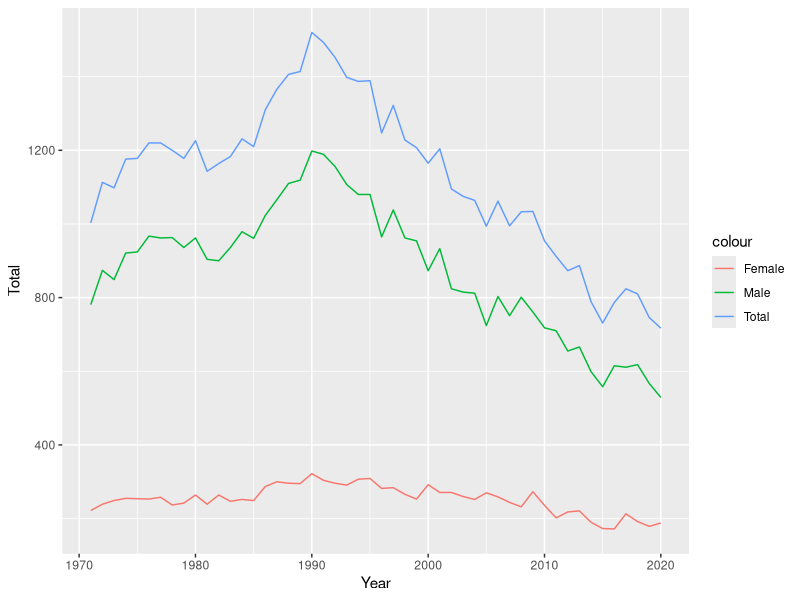
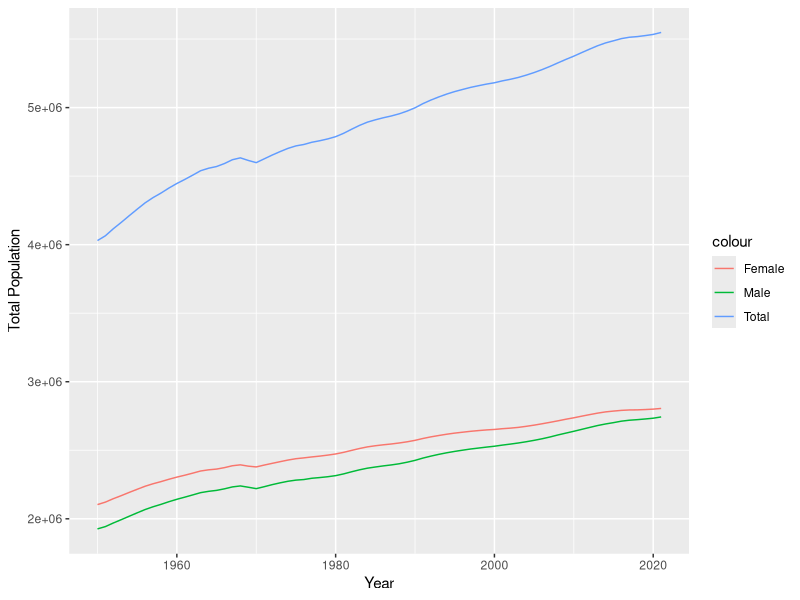
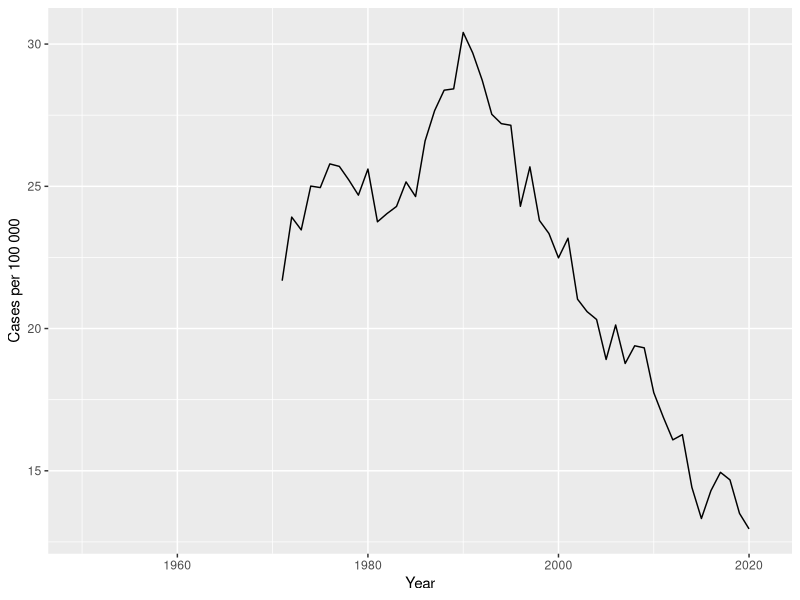

These charts were generated, in order, by the following R code:
## ---- chunk 1
knitr::opts_chunk$set(
	echo = FALSE,
	message = FALSE,
	warning = FALSE
)
## ---- chunk 2
library(lubridate)
library(dplyr)
library(readr)
library(data.table)
library(tidyverse)
## ---- chunk 3
# data import
d.suicides_monthly <- read_csv("Data/suicides_monthly.csv") # suicides per month 1971 - 2021
d.bankruptcy <- read_csv("Data/bankruptcy.csv") # bankruptcies per month 1986 - 2020
d.employment <- read_csv("Data/employment.csv") # Yearly Employment statistics 1987 - 2000
d.livingcosts <- read_csv("Data/livingcosts.csv") #living costs per month 1951- Aug 2022
d.trips_abroad <- read_csv("Data/trips_abroad.csv") #trips abroad per month 2012 - April 2022
d.average_earnings <- read_csv("Data/average_earnings.csv") # average earnings by 1/4 year 2000 - 2021
d.unemployment_duration <- read_csv("Data/unemployment_duration.csv") # unemployment duration per month 2006 - Aug 2022


## ---- chunk 4

#remove columns with redundant information
d.suicides_monthly$`Underlying cause of death (time series classification)` <- NULL

#add total of suicides by adding male and female suicide

d.suicides_monthly$Total_deaths <- d.suicides_monthly$`Males Deaths`+d.suicides_monthly$`Females Deaths`


#merge multiple datasets into one major (resolution monthly data)
#Merging by month for the bankruptcy, costofliving(indexed), duration of 
#unemployment and amount of TripsAbroad


d.s_month <- list(d.suicides_monthly, d.bankruptcy, d.livingcosts, d.unemployment_duration, d.trips_abroad ) %>% reduce(full_join, by= "Month")


 # Plots - erst später mit Kontext - zuerst nur deskriptive Statistiken
# plot(d.suicide_bankruptcy$`Females Deaths`,d.suicide_bankruptcy$`Bankruptcies instigated, number of employees`)

# plot(d.suicide_bankruptcy$`Males Deaths`,d.suicide_bankruptcy$`Bankruptcies instigated, number of employees`)
# 
# plot(x = d.suicide_livingcosts$`Females Deaths`, y = d.suicide_livingcosts$`Point figure`)
# plot(d.suicide_livingcosts$`Males Deaths`,d.suicide_livingcosts$`Point figure`)



## ---- chunk 5

suicide_1971_2020_gender <- read_delim("Data/suicide_1971-2020_gender.csv", 
     delim = ";", escape_double = FALSE, col_types = cols(Year = col_integer(), 
         Total = col_integer(), Males = col_integer(), 
         Females = col_integer()), trim_ws = TRUE)

## ---- chunk 6

library(ggplot2)

ggplot(data=suicide_1971_2020_gender, aes(Year)) +
  geom_line(aes(y=Total, colour = "Total")) +
  geom_line(aes(y=Males, colour = "Male")) +
  geom_line(aes(y=Females, colour = "Female"))
 

## ---- chunk 7

population_and_population_increase_by_sex_1950_2022 <- read_delim("Data/population_and_population_increase_by_sex_1950-2022.csv", 
    delim = ";", escape_double = FALSE, col_types = cols(Year = col_integer(), 
        `Total Population` = col_integer(), 
        `Males Population` = col_integer(), 
        `Females Population` = col_integer(), 
        `Total increase of Population` = col_integer(), 
        `ncrease of Population Males` = col_integer(), 
        `ncrease of Population Females` = col_integer(), 
        `Increase of Population Males` = col_integer(), 
        `Increase of Population Females` = col_integer()), 
    trim_ws = TRUE)

ggplot(data=population_and_population_increase_by_sex_1950_2022, aes(Year))+
  geom_line(aes(y=`Total Population`, colour = "Total")) +
  geom_line(aes(y=`Males Population`, colour = "Male")) +
  geom_line(aes(y=`Females Population`, colour = "Female"))




## ---- chunk 8


suicide_rate <- list(population_and_population_increase_by_sex_1950_2022, suicide_1971_2020_gender ) %>% reduce(left_join, by= "Year")


suicide_rate <- suicide_rate %>% 
  mutate(`Cases per 100 000` = suicide_rate$Total / suicide_rate$`Total Population` * 100000)


ggplot(data=suicide_rate, aes(Year))+
   geom_line(aes(y=`Cases per 100 000`))
 
## ---- chunk 9


